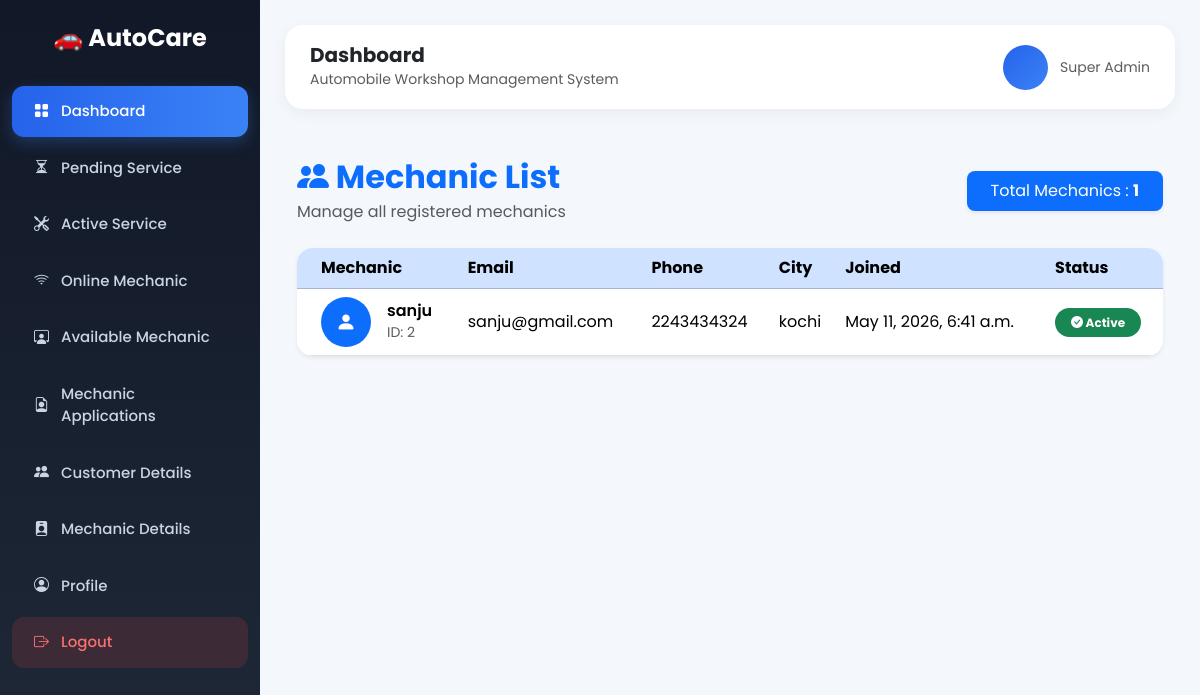
The app's page /superuser/mechanics-list/ (signed in), older data.
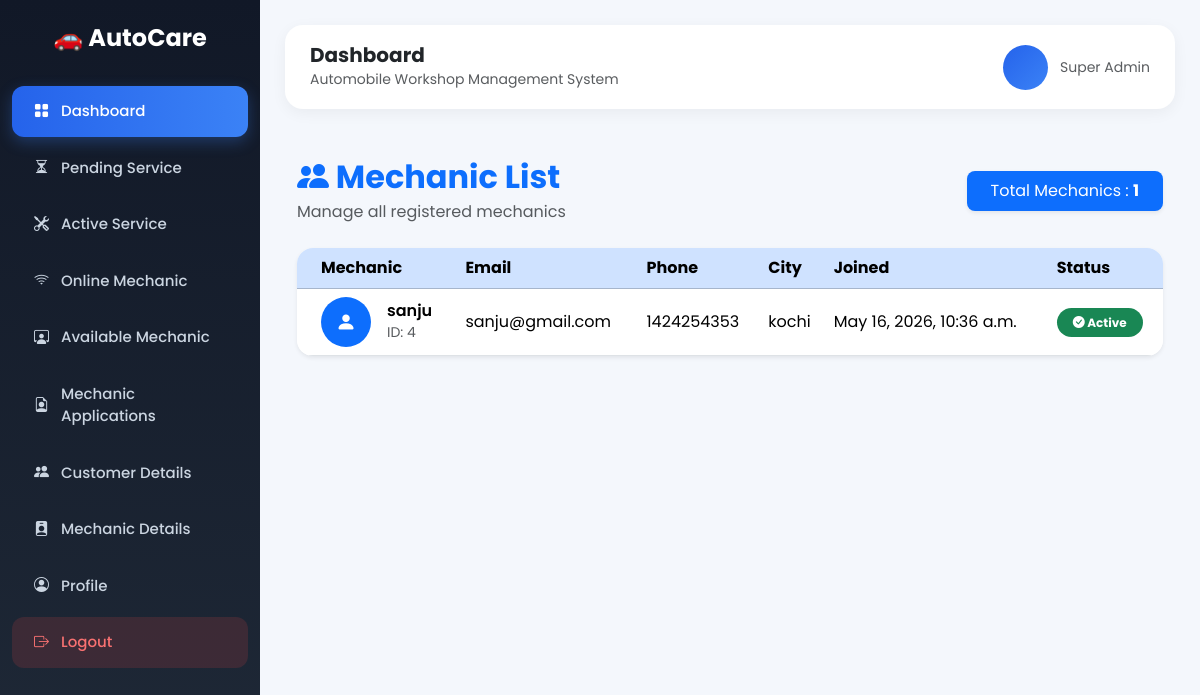
The same page, newer data.
### mechanic/models.py (models this page shows, shortened)
class Mechanic(models.Model):
    name = models.CharField(max_length=255)
    email = models.EmailField(unique=True)
    number = models.CharField(max_length=15)
    address = models.TextField()
    certificate = models.FileField(upload_to='mechanic_certificate/')
    aadhaar = models.TextField(max_length=12)
    experience_certificate = models.FileField(upload_to='mechanic_experience_certificate/', blank=True, null=True)
    city = models.ForeignKey(City, on_delete=models.CASCADE)
    password = models.CharField(max_length=255)
    profile_pic = models.ImageField(upload_to='mechanic_profile_pic/', blank=True, null=True)
    is_valid = models.BooleanField(default=False)
    is_reject = models.BooleanField(default=False)
    last_login_date = models.DateTimeField(blank=True, null=True)
    application_created_at = models.DateTimeField(auto_now_add=True)
    created_at = models.DateTimeField(blank=True, null=True)

### customer/models.py (models this page shows, shortened)
class City(models.Model):
    name = models.CharField(max_length=255)

### superuser/views.py (the view)
# urls.py: path('mechanics-list/', views.all_mechanic_details, name='all_mechanic_details'),
def all_mechanic_details(request):
    superuser = check_superuser_access(request)
    if superuser is None:
        return redirect('login_superuser')
    mechanic = Mechanic.objects.select_related('city').filter(is_valid=True)
    return render(request, 'all_mechanic_details.html',{
        'mechanic':mechanic
    })

### superuser/views.py (called while the page is built)
def check_superuser_access(request):
    super_user_id = request.session.get('super_user_id')
    if not super_user_id:
        return None
    try:
        superuser = Superadmin.objects.get(id=super_user_id)
        return superuser
    except Superadmin.DoesNotExist:
        return None

### superuser/templates/all_mechanic_details.html (shortened to what this page needs)
{% extends 'base_admin.html' %}
{% load static %}
{% block content %}
<div class="container py-4">
    <div class="d-flex justify-content-between align-items-center mb-4">
        <div>
            <h2 class="fw-bold text-primary mb-1">
                <i class="bi bi-people-fill"></i>
                Mechanic List
            </h2>
            <p class="text-muted mb-0">
                Manage all registered mechanics
            </p>
        </div>
        <div class="bg-primary text-white px-4 py-2 rounded-3 shadow-sm">
            Total Mechanics : <strong>{{ mechanic|length }}</strong>
        </div>
    </div>
    <div class="card border-0 shadow-sm rounded-4 overflow-hidden">
        <div class="card-body p-0">
            <div class="table-responsive">
                <table class="table table-hover align-middle mb-0">
                    <thead class="table-primary">
                        <tr>
                            <th class="ps-4">Mechanic</th>
                            <th>Email</th>
                            <th>Phone</th>
                            <th>City</th>
                            <th>Joined</th>
                            <th>Status</th>
                        </tr>
                    </thead>
                    <tbody>
                        {% for m in mechanic %}
                        <tr style="cursor:pointer;"
                            onclick="window.location.href='/superuser/mechanic/{{ m.id }}/'">
                            <td class="ps-4">
                                <div class="d-flex align-items-center">
                                    <div class="bg-primary text-white rounded-circle d-flex align-items-center justify-content-center me-3"
                                         style="width:50px;height:50px;font-size:20px;">
                                        <i class="bi bi-person-fill"></i>
                                    </div>
                                    <div>
                                        <h6 class="mb-0 fw-semibold">
                                            {{ m.name }}
                                        </h6>
                                        <small class="text-muted">
                                            ID: {{ m.id }}
                                        </small>
                                    </div>
                                </div>
                            </td>
                            <td>
                                {{ m.email|default:"-" }}
                            </td>
                            <td>
                                {{ m.number }}
                            </td>
                            <td>
                                {{ m.city.name|default:"-" }}
                            </td>
                            <td>
                                {{ m.created_at }}
                            </td>
                            <td>
                                {% if m.is_valid %}
                                    <span class="badge bg-success px-3 py-2 rounded-pill">
                                        <i class="bi bi-check-circle-fill"></i>
                                        Active
                                    </span>
                                {% else %}
                                    <span class="badge bg-danger px-3 py-2 rounded-pill">
                                        <i class="bi bi-x-circle-fill"></i>
                                        Not Active
                                    </span>
                                {% endif %}
                            </td>
                        </tr>
                        {% endfor %}
                    </tbody>
                </table>
            </div>
        </div>
    </div>
</div>
{% endblock %}

Row changes from the older to the newer data that the page shows:
removed Mechanic: name "sanju", id "2", email "sanju@gmail.com", number "2243434324", city.name "kochi", created_at "May 11, 2026, 6:41 a.m.", is_valid True (drawn)
added Mechanic: name "sanju", id "4", email "sanju@gmail.com", number "1424254353", city.name "kochi", created_at "May 16, 2026, 10:36 a.m.", is_valid True (drawn)
